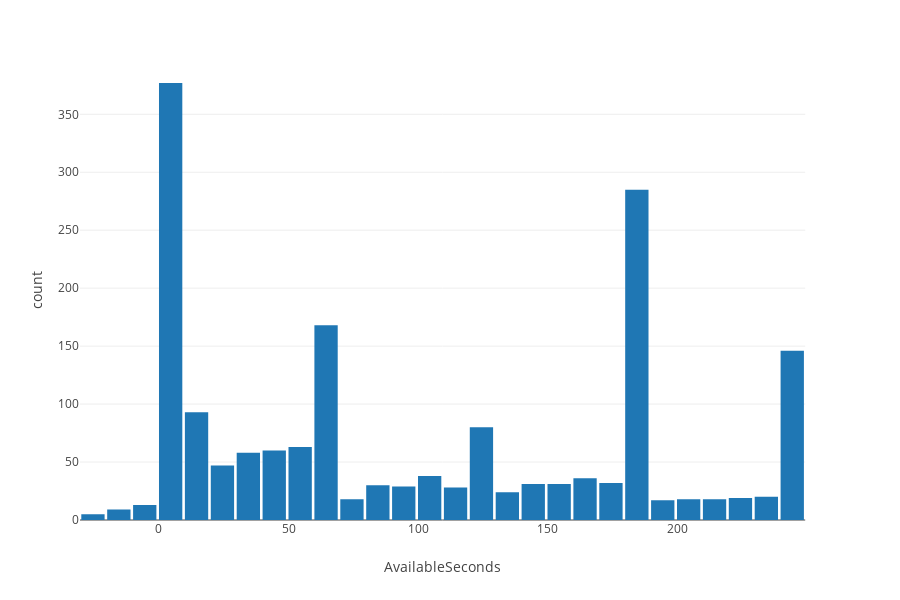

Notebook source saved alongside this figure:
### Markdown cell above
Обратим внимание, что переменная **`AvailableSeconds`** содержит отрицательные значения. Хотя по смыслу она должна быть положительна. Поскольку рекламные ролики имеют длинну 30 секунд, то мы можем сразу убрать записи в таблице с **`AvailableSeconds < 30`**.

### Code cell
fig = px.histogram(data, x = 'AvailableSeconds')
fig.update_layout(bargap = 0.1)
fig

### Figure 1 — Plotly figure (JSON) as saved in the notebook; plotly's stock layout.template omitted (floating-point values rounded to 4 significant figures; data arrays with more than 128 entries replaced by an {"elided": "..."} marker saying what was removed)
{"data": [{"alignmentgroup": "True", "bingroup": "x", "hoverlabel": {"namelength": 0}, "hovertemplate": "AvailableSeconds=%{x}<br>count=%{y}", "legendgroup": "", "marker": {"color": "#1f77b4"}, "name": "", "offsetgroup": "", "orientation": "v", "showlegend": false, "type": "histogram", "x": {"elided": "1793 int values"}, "xaxis": "x", "yaxis": "y"}], "layout": {"bargap": 0.1, "barmode": "relative", "height": 600, "legend": {"tracegroupgap": 0}, "margin": {"t": 60}, "xaxis": {"anchor": "y", "domain": [0, 0.98], "title": {"text": "AvailableSeconds"}}, "yaxis": {"anchor": "x", "domain": [0, 1], "title": {"text": "count"}}}}
